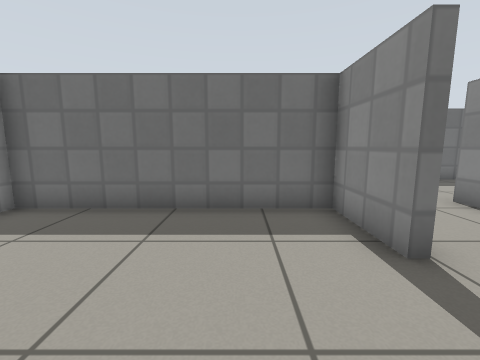
View 1 (above)

14 first-person views from a walk through a robot-simulator world made for Gazebo. The camera is 0.72 m above the floor, tilts 8° down and sees 90° across. The floor is counted in squares, 0.5 m on a side. Each view is taken from the middle of a square. On the plan, view 1 faces up. The plan holds only what a view shows up to about 13 squares ahead; the rest is blank. Simple patterns stand in for the simulator's built-in surfaces.

View 2
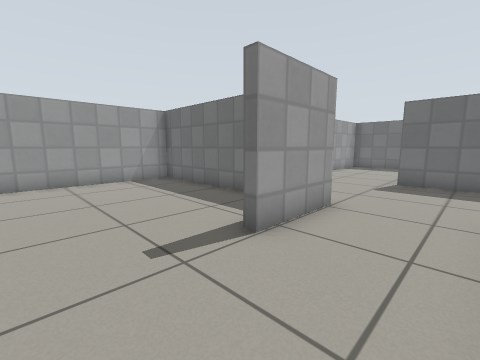

View 3
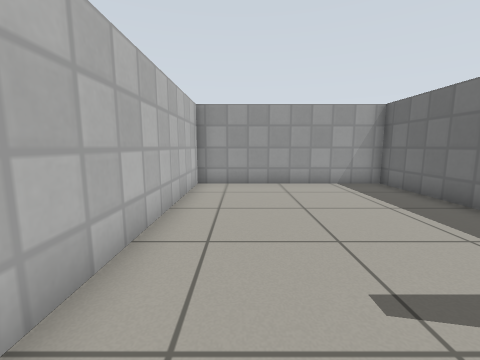

View 4
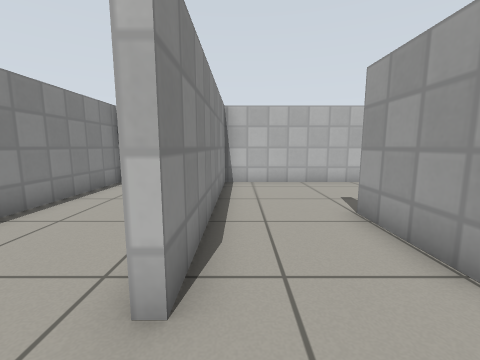

View 5
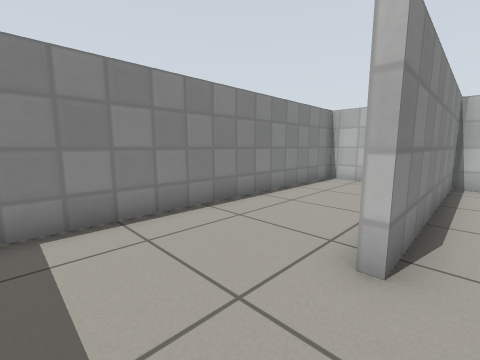

View 6
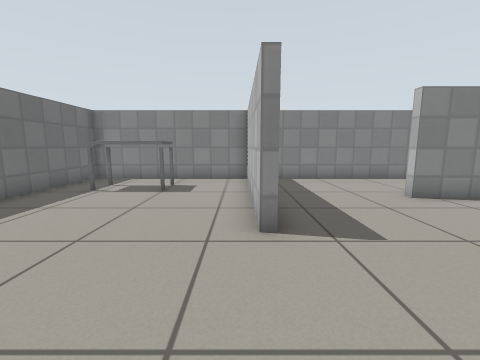

View 7
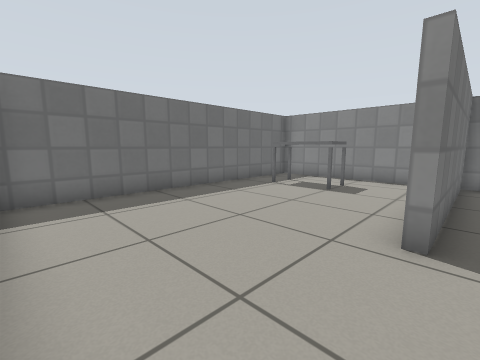

View 8
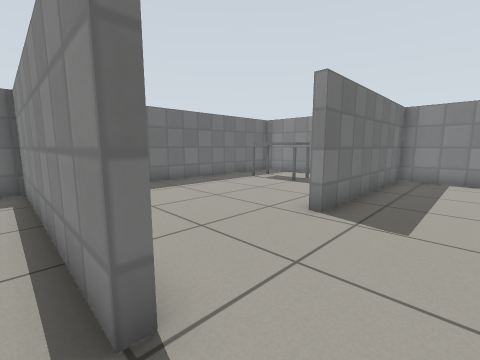

View 9
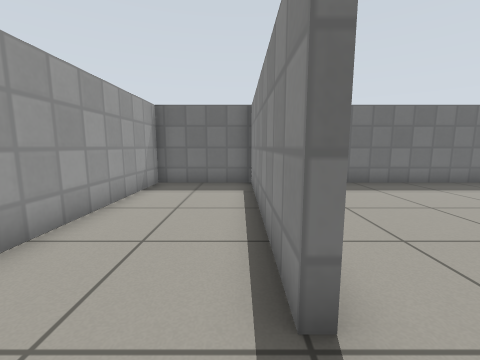

View 10
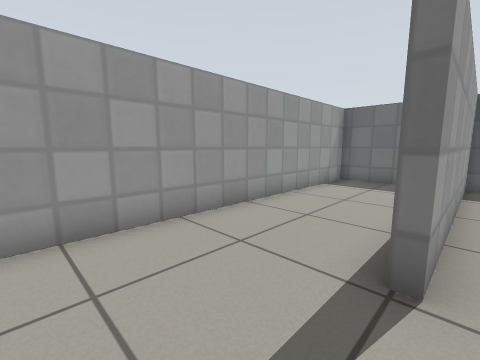

View 11
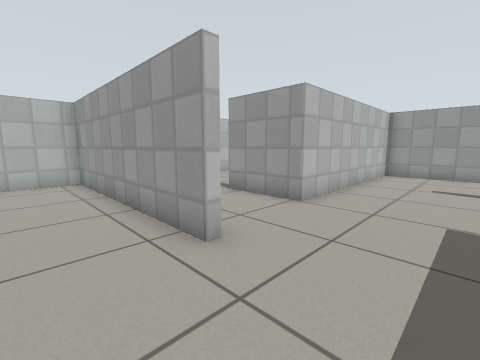

View 12
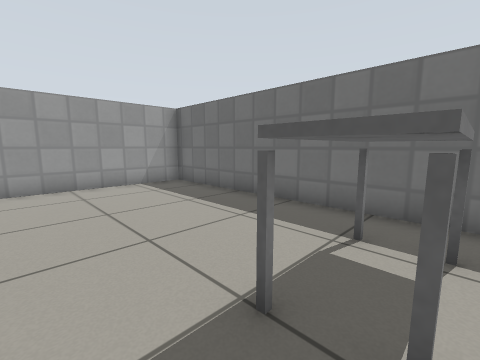

View 13
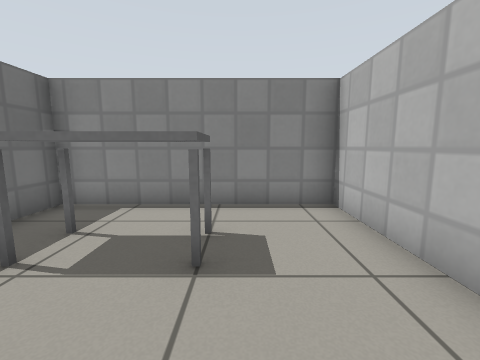

View 14
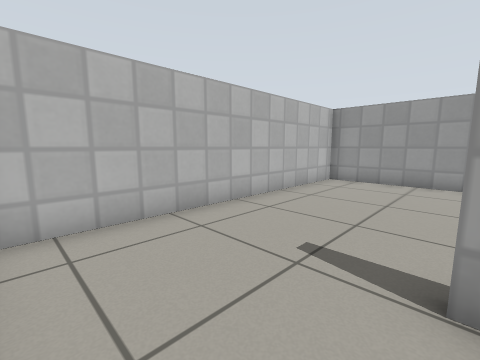

### Floor plan
Ten units are one square. View 1 is at (0, 0); x grows to the right and y downward. Boxes are objects, and circles mark ways between rooms. Rooms are numbered by the first view taken in them; rooms with no view inside come last. Other rooms are left out.
<svg viewBox="-57 -179 160 200">
<path fill="none" stroke="#000" d="M22 -29 22 -55 -52 -55 -52 16 56 16 56 -62M25 -58 25 -29M66 -104 29 -104 29 -107 98 -107 98 -174 -12 -174 -12 -96M56 -62 59 -62M-15 -58 25 -58M-16 -96 -16 -174 -52 -174 -52 -58 -15 -58M59 -62 59 16 98 16 98 -104 66 -104"/>
<rect x="65" y="-165" width="20" height="30" fill="#bbb"><title>desk</title></rect>
<circle cx="40" cy="-60" r="3" fill="#2a7"/>
<circle cx="-20" cy="-80" r="3" fill="#2a7"/>
<circle cx="60" cy="-80" r="3" fill="#2a7"/>
<text x="0" y="-20">1</text>
<text x="40" y="-120">2</text>
<text x="-40" y="-120">3</text>
<text x="80" y="-40">4</text>
</svg>
Room 1 opens to room 2. Room 2 opens to room 3. Room 2 opens to room 4.

Where each view was taken, in squares from view 1:
view 1: 0 up, 0 right, facing up
view 2: 0 up, 5 right, facing up-left
view 3: 0 up, 4 right, facing left
view 4: 8 up, 5 right, facing down
view 5: 9 up, 5 right, facing down-right
view 6: 11 up, 1 left, facing right
view 7: 10 up, 1 left, facing up-right
view 8: 8 up, 2 left, facing up-right
view 9: 8 up, 2 left, facing up
view 10: 7 up, 1 left, facing up-left
view 11: 9 up, 8 right, facing down-left
view 12: 12 up, 8 right, facing up-left
view 13: 13 up, 4 right, facing right
view 14: 3 up, 5 right, facing down-left
